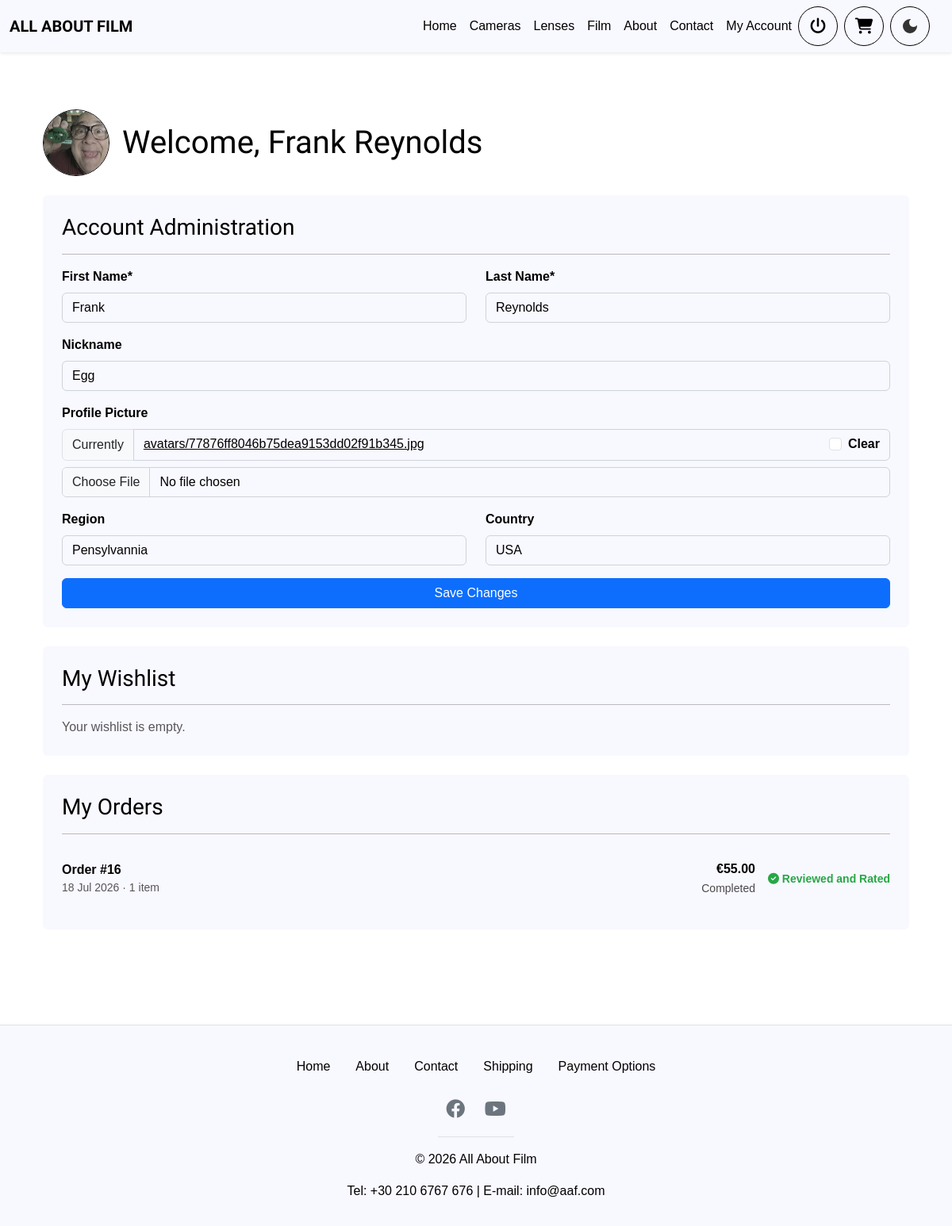
Screenshot of /account/ (signed in) with the database file from the repository.
### home/models.py (models this page shows, shortened)
class User(AbstractUser):
    nickname = models.CharField(max_length=50, blank=True)
    avatar = models.ImageField(upload_to='avatars/', blank=True, null=True)
    region = models.CharField(max_length=100, blank=True)
    country = models.CharField(max_length=100, blank=True)

class Order(models.Model):
    class Status(models.TextChoices):
        PROCESSING = 'PROCESSING', 'Processing'
        SHIPPED = 'SHIPPED', 'Shipped'
        COMPLETED = 'COMPLETED', 'Completed'
    class PaymentMethod(models.TextChoices):
        INSTORE = 'INSTORE', 'Cash/Card in-store'
        CARD = 'CARD', 'Card'
        APPLE_PAY = 'APPLE_PAY', 'Apple Pay'
        GOOGLE_PAY = 'GOOGLE_PAY', 'Google Pay'
        PAYPAL = 'PAYPAL', 'PayPal'
        KLARNA = 'KLARNA', 'Klarna'
        PAY_BY_BANK = 'PAY_BY_BANK', 'Pay By Bank'
    user = models.ForeignKey(
        settings.AUTH_USER_MODEL, on_delete=models.PROTECT, related_name='orders'
    )
    date = models.DateTimeField(auto_now_add=True)
    status = models.CharField(
        max_length=20, choices=Status.choices, default=Status.PROCESSING
    )
    first_name = models.CharField(max_length=50, default='')
    last_name = models.CharField(max_length=50, default='')
    email = models.EmailField(default='')
    phone = models.CharField(max_length=30, default='')
    billing_address = models.CharField(max_length=255, default='')
    billing_region = models.CharField(max_length=100, default='')
    billing_country = models.CharField(max_length=100, default='')
    billing_postal_code = models.CharField(max_length=20, default='')
    shipping_same_as_billing = models.BooleanField(default=True)
    shipping_address = models.CharField(max_length=255, blank=True, default='')
    shipping_region = models.CharField(max_length=100, blank=True, default='')
    shipping_country = models.CharField(max_length=100, blank=True, default='')
    shipping_postal_code = models.CharField(max_length=20, blank=True, default='')
    payment_method = models.CharField(
        max_length=20, choices=PaymentMethod.choices, default=''
    )
    shipping_method = models.ForeignKey(
        'ShippingMethod', on_delete=models.SET_NULL, null=True, blank=True
    )
    shipping_cost = models.DecimalField(max_digits=6, decimal_places=2, default=0)
    subtotal = models.DecimalField(max_digits=10, decimal_places=2, default=0)
    total = models.DecimalField(max_digits=10, decimal_places=2, default=0)
    class Meta:
        ordering = ['-date']

### home/views.py (the view, shortened to what this page needs)
# urls.py: path('account/', views.account, name='account'),
def account(request):
    if request.user.is_authenticated:
        return _account_dashboard(request)

### home/forms.py
class CustomerProfileForm(forms.ModelForm):
    first_name = forms.CharField(
        label="First Name", min_length=2, max_length=50, validators=[name_validator]
    )
    last_name = forms.CharField(
        label="Last Name", min_length=2, max_length=50, validators=[name_validator]
    )
    class Meta:
        model = User
        fields = ["first_name", "last_name", "nickname", "avatar", "region", "country"]
        labels = {"nickname": "Nickname", "avatar": "Profile Picture"}
    def __init__(self, *args, **kwargs):
        super().__init__(*args, **kwargs)
        self.helper = FormHelper()
        self.helper.form_method = "post"
        self.helper.attrs = {"novalidate": ""}
        self.helper.layout = Layout(
            Row(
                Column("first_name", css_class="col-sm-6"),
                Column("last_name", css_class="col-sm-6"),
            ),
            "nickname",
            "avatar",
            Row(
                Column("region", css_class="col-sm-6"),
                Column("country", css_class="col-sm-6"),
            ),
            Submit("profile_submit", "Save Changes", css_class="w-100"),
        )

### home/context_processors.py (called while the page is built)
def cart_count(request):
    cart = request.session.get('cart', {})
    return {'cart_count': sum(cart.values())}

def wishlist_codes(request):
    if request.user.is_authenticated:
        return {'wishlist_codes': set(
            WishlistItem.objects.filter(user=request.user).values_list('product_id', flat=True)
        )}
    return {'wishlist_codes': set()}

def is_staff_member(request):
    user = request.user
    if user.is_authenticated:
        groups = set(user.groups.values_list('name', flat=True))
        return {'is_staff_member': bool(groups & {'Manager', 'Employee'})}
    return {'is_staff_member': False}

### home/templatetags/static_extras.py (called while the page is built)
@register.simple_tag
def static_v(path):
    url = static_url(path)
    absolute = finders.find(path)
    if absolute:
        try:
            return f"{url}?v={int(os.path.getmtime(absolute))}"
        except OSError:
            pass
    return url

### home/templates/home/account.html (shortened to what this page needs)
{% extends "home/base.html" %}
{% load crispy_forms_tags %}
{% load static_extras %}
{% block content %}
    {% if user.is_authenticated %}
        <div class="container py-5">
            <div class="account-header d-flex align-items-center gap-3 mb-4">
                <div class="account-avatar">
                    {% if user.avatar %}
                        <img src="{{ user.avatar.url }}" alt="{{ user.get_full_name }} avatar">
                    {% else %}
                        <i class="fas fa-user-circle" aria-hidden="true"></i>
                    {% endif %}
                </div>
                <h1 class="mb-0">Welcome, {{ user.get_full_name|default:user.username }}</h1>
            </div>
            {% if has_panel %}
                <section class="account-panel p-4 rounded mb-4">
                    <h3 class="text-start">Account Administration</h3>
                    <hr>
                    {% crispy profile_form %}
                </section>
            {% endif %}
            {% if is_customer %}
                <section class="account-panel p-4 rounded mb-4">
                    <h3 class="text-start">My Wishlist</h3>
                    <hr>
                    <div id="wishlist-items">
                        {% for w in wishlist_items %}
                            <div class="wishlist-row d-flex align-items-center py-3" data-code="{{ w.product.code }}">
                                <div class="cart-thumb me-3">
                                    {% with img=w.product.images.first %}
                                        {% if img %}<img src="{{ img.image.url }}" alt="{{ w.product.model }}">{% else %}<div class="no-image">&mdash;</div>{% endif %}
                                    {% endwith %}
                                </div>
                                <div class="flex-grow-1 pe-2">
                                    <div class="fw-bold">{{ w.product.manufacturer }} {{ w.product.model }}</div>
                                    <div class="text-muted small">{{ w.product.get_category_display }}</div>
                                </div>
                                <div class="fw-bold me-3">&euro;{{ w.product.price|floatformat:2 }}</div>
                                <a href="{% url 'item_detail' w.product.code %}" class="btn btn-sm btn-outline-primary me-2">View</a>
                                <button type="button" class="btn btn-sm btn-outline-danger wishlist-remove" data-code="{{ w.product.code }}" aria-label="Remove from wishlist">&times;</button>
                            </div>
                        {% empty %}
                            <p class="wishlist-empty text-muted mb-0">Your wishlist is empty.</p>
                        {% endfor %}
                    </div>
                </section>
                <section class="account-panel p-4 rounded">
                    <h3 class="text-start">My Orders</h3>
                    <hr>
                    {% if orders %}
                        <div class="order-list">
                            {% for order in orders %}
                                <div class="order-row d-flex flex-wrap justify-content-between align-items-center gap-3 py-3">
                                    <a href="{% url 'order_confirmation' order.pk %}" class="order-row-main d-flex justify-content-between align-items-center flex-grow-1 gap-3">
                                        <div>
                                            <div class="fw-bold">Order #{{ order.pk }}</div>
                                            <div class="text-muted small">{{ order.date|date:"d M Y" }} &middot; {{ order.items.count }} item{{ order.items.count|pluralize }}</div>
                                        </div>
                                        <div class="text-end">
                                            <div class="fw-bold">&euro;{{ order.total|floatformat:2 }}</div>
                                            <span class="order-status small">{{ order.get_status_display }}</span>
                                        </div>
                                    </a>
                                    <div class="order-feedback">
                                        {% if not order.has_film %}
                                            <span class="text-muted small" title="Only film products can be reviewed">&mdash;</span>
                                        {% elif order.all_reviewed %}
                                            <span class="feedback-done small"><i class="fas fa-check-circle" aria-hidden="true"></i> Reviewed and Rated</span>
                                        {% else %}
                                            <button type="button" class="btn btn-sm btn-outline-primary feedback-open"
                                                    data-order-id="{{ order.pk }}">
                                                <i class="fas fa-star" aria-hidden="true"></i> Leave Feedback
                                            </button>
                                        {% endif %}
                                    </div>
                                </div>
                            {% endfor %}
                        </div>
                    {% else %}
                        <p class="text-muted mb-0">You haven't placed any orders yet.</p>
                    {% endif %}
                </section>
            {% endif %}
        </div>
    {% endif %}
{% endblock %}

### static/css/styles.css (style rules this page uses)
:root { --base-color: white; --base-variant: ghostwhite; --base-footer: #6c757d; --base-icons: #6c757d; --text-color: black; }
html, body { font-family: "Century Gothic", sans-serif, Arial; margin: 0; min-height: 100vh; display: flex; flex-direction: column; background: var(--base-color); color: var(--text-color); }
h1 { font-family: "Special Gothic Expanded One", sans-serif, Arial; text-align: center; color: var(--text-color); }
h3 { font-family: "Special Gothic Expanded One", sans-serif, Arial; color: var(--text-color); }
p { color: var(--text-color); }
a { color: var(--text-color); }
label { color: var(--text-color); }
input, textarea, .form-control, .form-control { background-color: var(--base-variant); color: var(--text-color); border: 1px solid #ced4da; }
.form-control::placeholder { color: var(--text-color); }
label { font-weight: bold; }
input { background-color: var(--base-variant); }
.account-header h1 { text-align: left; }
.account-avatar { width: 84px; height: 84px; border-radius: 50%; overflow: hidden; flex-shrink: 0; display: flex; align-items: center; justify-content: center; background: var(--base-variant); border: 1px solid var(--text-color); }
.account-avatar img { width: 100%; height: 100%; object-fit: cover; }
.account-panel { background: var(--base-variant); color: var(--text-color); }
.account-panel .text-muted, .cart-panel .text-muted, .cart-summary .text-muted, .checkout-panel .text-muted, .checkout-summary .text-muted { color: var(--text-color) !important; opacity: 0.65; }
.order-row { color: var(--text-color); text-decoration: none; border-bottom: 1px solid rgba(128, 128, 128, 0.25); transition: background 0.15s ease; }
.order-row:last-child { border-bottom: none; }
.order-status { opacity: 0.7; }
.order-row-main { color: var(--text-color); text-decoration: none; min-width: 0; }
.feedback-done { color: #28a745; font-weight: bold; white-space: nowrap; }
body, main, nav.navbar, footer, .card, .cart-panel, .cart-summary, .auth-card, .account-panel, .account-avatar, .review-card, p, h1, h2, h3, h4, h5, h6, a, label, span, .text-muted, .form-control, .form-select, .nav-icon-btn { transition: background-color 0.3s ease, color 0.3s ease, border-color 0.3s ease; }

### rows the page displays
User: avatar (picture), get_full_name "Frank Reynolds", first_name "Frank", last_name "Reynolds", nickname "Egg", region "Pensylvannia", country "USA"
Order: pk "16", date "18 Jul 2026", items.count "1", total "55.00", status "Completed", shows "Reviewed and Rated"
